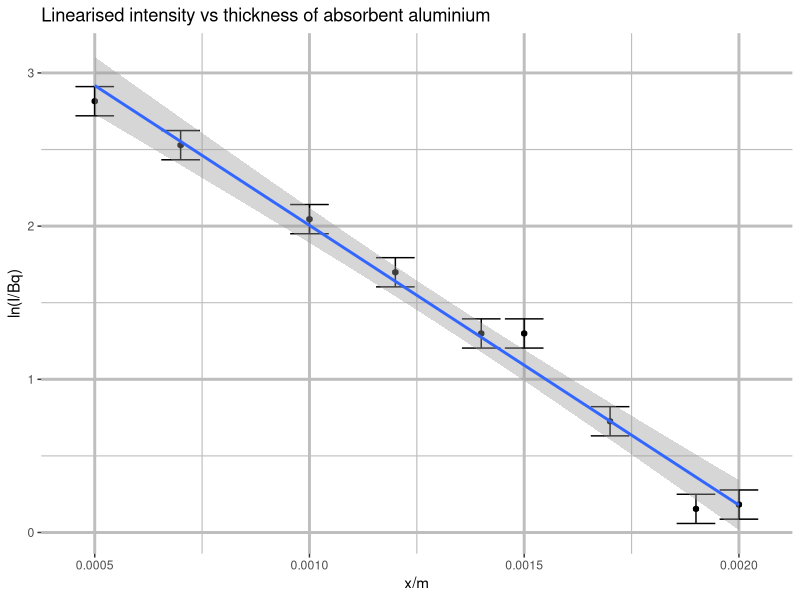
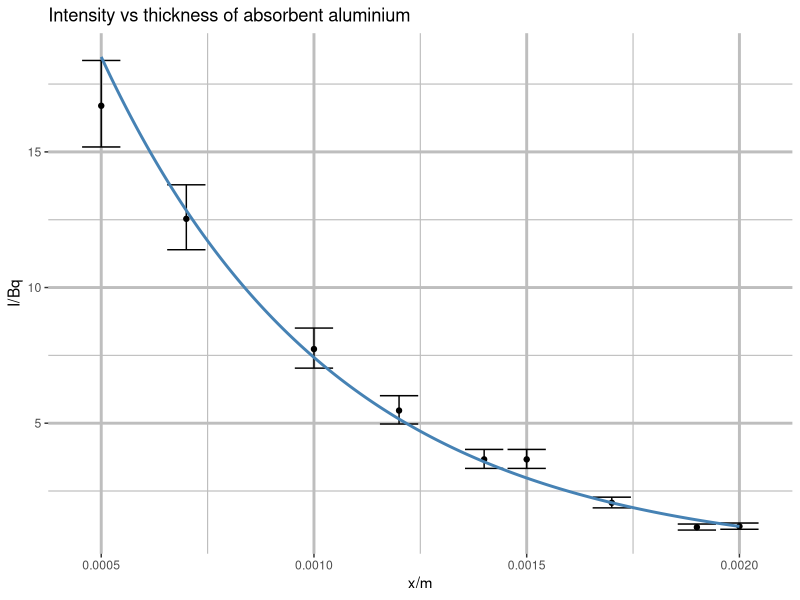

Generate these figures, in order, with R:
library(ggplot2)

dt = 10
C_bg = (3 + 0 + 2) / 3

ratio_U_C = 1.1
U_x = 0.5e-3 / 100

N = 500

beta_df <- read.table("data.csv", sep=",", header=TRUE)
beta_df$x <- beta_df$x * 1e-3
beta_df$I <- (rowMeans(beta_df[c("C1", "C2", "C3")]) - C_bg) / dt

show(beta_df)
show(log(beta_df$I))

model <- lm(log(I) ~ x, data=beta_df)
summary(model)
mu <- coef(summary(model))["x", "Estimate"]
x_half = log(2) / mu
print(paste("Half thickness: ", x_half))

qplot(x, log(I), data=beta_df,
      main="Linearised intensity vs thickness of absorbent aluminium",
      xlab="x/m", ylab="ln(I/Bq)") +
      geom_errorbarh(data=beta_df,
                     mapping=aes(xmin=x-U_x,
                                 xmax=x+U_x)) +
      geom_errorbar(data=beta_df,
                    mapping=aes(ymin=log(I / ratio_U_C),
                                ymax=log(I * ratio_U_C))) +
      theme(panel.grid.minor = element_line(colour="gray", size=0.4),
            panel.grid.major = element_line(colour="gray", size=1),
            panel.background = element_blank()) +
      geom_smooth(method="lm")

prediction <- data.frame(
    x = c(beta_df$x, seq(min(beta_df$x), max(beta_df$x), length.out=N)),
    I = c(beta_df$I, rep(NA, N))
)
prediction$pred <- exp(predict(model, prediction))

#show(prediction)

qplot(x, I, data=beta_df,
      main="Intensity vs thickness of absorbent aluminium",
      xlab="x/m", ylab="I/Bq") +
      geom_errorbarh(data=beta_df,
                     mapping=aes(xmin=x-U_x,
                                 xmax=x+U_x)) +
      geom_errorbar(data=beta_df,
                    mapping=aes(ymin=(I / ratio_U_C),
                                ymax=(I * ratio_U_C))) +
      theme(panel.grid.minor = element_line(colour="gray", size=0.4),
            panel.grid.major = element_line(colour="gray", size=1),
            panel.background = element_blank()) +
      geom_line(size=1, color="steelblue", data = prediction, aes(y = pred))
